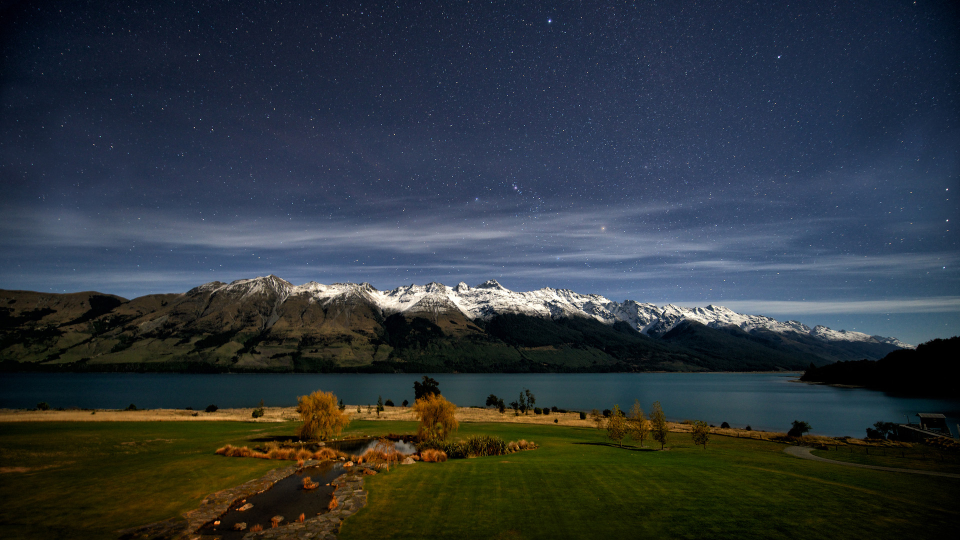
#> input picture sources/photo/1.jpg, 1920 x 1080 px, found by its file name (shown at 1/2 size); its folder holds 4 pictures in this run
$ python 5.py
#> lines starting #> are read from the running program, lines starting #| are printed output that depends on the picture
#-*-coding:GBK -*-
# 第 0005 题： 你有一个目录，装了很多照片，把它们的尺寸变成都不大于 iPhone5 分辨率的大小

from PIL import Image
import os.path
#os.path 模块主要用于获取文件的属性。


class Pictures:
    picture_extension=['.png','.jpg','.bmp','.jpeg','.gif']
    picture_list=[]
    picture_namelist=[]
    def __init__(self, dirPath):
#> called with dirPath = './sources/photo'
        self.dirPath = dirPath
        for i in os.listdir(dirPath):
            if os.path.splitext(i)[1] in self.picture_extension :# 确保是图片
                self.picture_namelist.append(i)
                img = Image.open(dirPath+'/'+i)
#> img is the input picture: PIL image 1920x1080 RGB; mean R, G, B 46.8, 54.7, 60.5
                self.picture_list.append(img)


    def Set_allpicturesize(self, size_x, size_y):
#> called with size_x = 1136, size_y = 640
        for i,picture in enumerate(self.picture_list):
            picture.thumbnail((size_x, size_y)) #  PIL模块中Image类thumbnail()方法可以用来制作缩略图，它接受一个二元数组作为缩略图的尺寸，然后将示例缩小到指定尺寸。
            picture.save(self.dirPath+'/resize(%d, %d)_' %(size_x, size_y)+self.picture_namelist[i]) # 重命名
#> this loop made 4 passes
#> pass 1, in Set_allpicturesize, `picture.save(self.dirPath+'/resize(%d, %d)_' %(size_x, size_y)+self.pi..`:
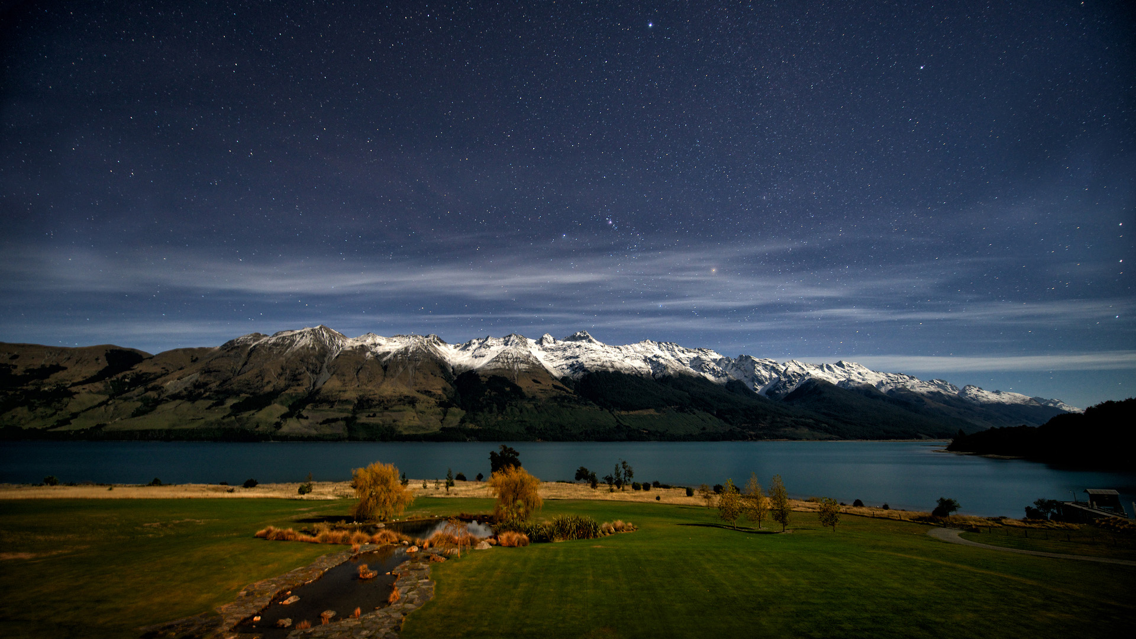
#> saved as resize(1136, 640)_1.jpg: PIL image 1136x639 RGB; mean R, G, B 46.8, 54.7, 60.5
#> pass 2, in Set_allpicturesize, `picture.save(self.dirPath+'/resize(%d, %d)_' %(size_x, size_y)+self.pi..`:
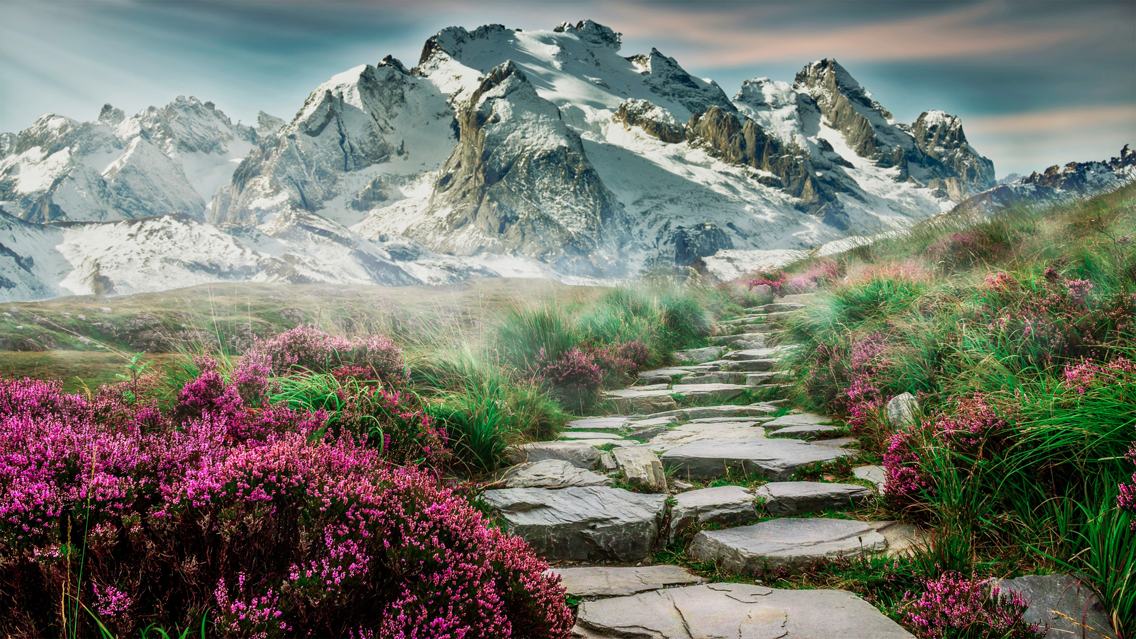
#> saved as resize(1136, 640)_10.jpg: PIL image 1136x639 RGB; mean R, G, B 115.3, 118, 107.2


if __name__ == '__main__':
    pictures=Pictures('./sources/photo')
    pictures.Set_allpicturesize(1136, 640)
